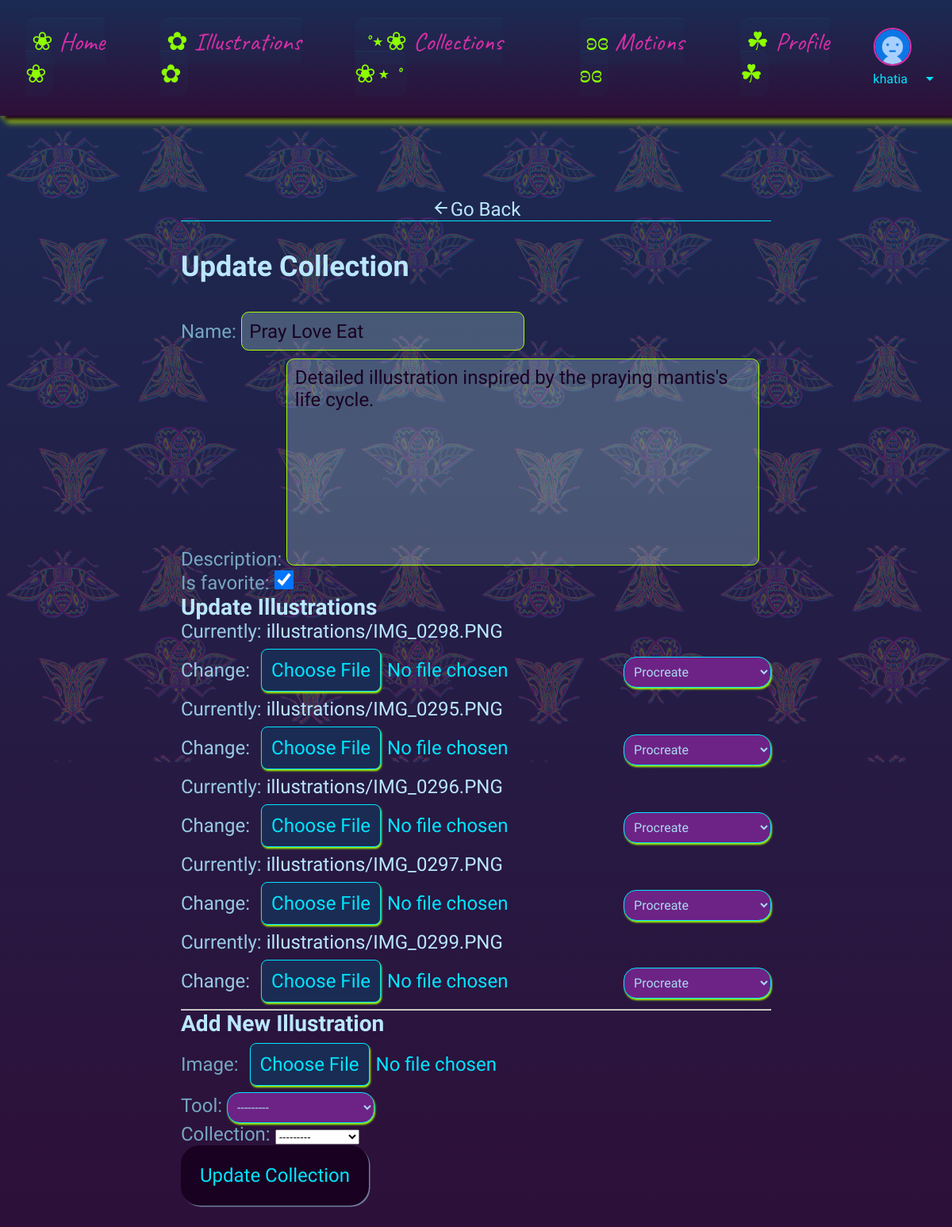
/collection/1/update/ (signed in), run on the app's committed database.
### myapp/models.py (models this page shows, shortened)
class User(AbstractUser):
    collections = models.ManyToManyField(Collections, blank= True, related_name="myapp_user")
    avatar = models.ImageField(null=True, default= 'avatar.png' )

class Collections(models.Model):
    name = models.CharField(max_length=200)
    description = models.TextField(blank=True, null=True)
    created_at = models.DateTimeField(auto_now_add=True)
    is_favorite = models.BooleanField(default=False)
    def __str__(self):
        return self.name

class Illustration(models.Model):
    image = models.ImageField(upload_to='illustrations/')
    name = models.CharField(max_length=200)
    description = models.TextField(blank=True, null=True)
    tool = models.ForeignKey(Tools, related_name='tool',on_delete=models.CASCADE)
    collection = models.ForeignKey(Collections, related_name='illustrations', on_delete=models.CASCADE, null=True, blank=True)

### myapp/views.py (the view)
# urls.py: path('collection/<int:collection_id>/update/', views.update_collection, name='update_collection'),
@superuser_required
def update_collection(request, collection_id):
    collection = get_object_or_404(Collections, id=collection_id)
    collection_form = CollectionUpdateForm(instance=collection)
    illustrations = Illustration.objects.filter(collection=collection)
    illustration_forms = [IllustrationForm(instance=illustration) for illustration in illustrations]
    if request.method == "POST":
        collection_form = CollectionUpdateForm(request.POST, instance=collection)
        if collection_form.is_valid():
            updated_collection = collection_form.save(commit=False)
            updated_collection.save()
            for form in illustration_forms:
                if form.is_valid():
                    form.save()
            new_illustration_form = IllustrationForm(request.POST, request.FILES)
            if new_illustration_form.is_valid():
                new_illustration = new_illustration_form.save(commit=False)
                new_illustration.collection = collection
                new_illustration.save()
            return redirect('collection_detail', collection.id)
    else:
        new_illustration_form = IllustrationForm()
    return render(request, 'myapp/update_collection.html', {
        'collection_form': collection_form,
        'illustration_forms': illustration_forms,
        'new_illustration_form': new_illustration_form,
        'collection': collection
    })

### myapp/forms.py
class CollectionUpdateForm(ModelForm):
    class Meta:
        model = Collections
        fields = '__all__'

class IllustrationForm(forms.ModelForm):
    class Meta:
        model = Illustration
        fields = ['image', 'tool', 'collection']
        widgets = {
            'collection': forms.Select(attrs={'required': False}),
        }

### myapp/models.py (called while the page is built)
    def __str__(self):
        return self.name

### myapp/views.py (called while the page is built)
def superuser_required(view_func):
    @wraps(view_func)
    def _wrapped_view(request, *args, **kwargs):
        if not request.user.is_authenticated:
            from django.contrib.auth.views import redirect_to_login
            return redirect_to_login(request.get_full_path())
        if not request.user.is_superuser:
            return HttpResponseForbidden("You are not allowed to perform this action.")
        return view_func(request, *args, **kwargs)
    return _wrapped_view

### myapp/templates/myapp/update_collection.html (shortened to what this page needs)
{% extends 'main.html' %}
{% block content %}
<div class="delete-container" style="flex-direction: column;">
<a href="{{ request.META.HTTP_REFERER }}" class="go-back"> <span class="material-icons md-light">arrow_back</span> Go Back</a>
<h2>Update Collection</h2>
<form action="" method="POST" enctype="multipart/form-data">
    {{ collection_form.as_p }}
    <h3>Update Illustrations</h3>
    {% for form in illustration_forms %}
        <div>
            {{ form.image }}
            {{ form.tool }}
        </div>
    {% endfor %}
    <hr>
    <h3>Add New Illustration</h3>
    {{ new_illustration_form.as_p }}
    <input type="submit" name="update_collection" value="Update Collection" class="add-file-btn">
</form>
</div>
{% endblock %}

### templates/navbar.html (shortened to what this page needs)
{% load static %}
  <nav class="navbar navbar-expand-lg bg-body-tertiary">
    <div class="container-fluid">
      <div class="collapse navbar-collapse" id="navbarNavDropdown" style="z-index: 100000000 !important;">
        <ul class="navbar-nav">
          <li class="nav-item">
            <a class="nav-link active" aria-current="page" href="{% url 'home' %}"><span>❀</span> Home <span>❀</span></a>
          </li>
          <li class="nav-item">
            <a class="nav-link active" aria-current="page" href="{% url 'illustrations' %}"><span>✿</span> Illustrations<span> ✿</span></a>
          </li>
          <li class="nav-item">
            <a class="nav-link active" aria-current="page" href="{% url 'collections' %}"><span>˚⋆❀ </span> Collections <span>❀⋆˚</span> </a>
          </li>
          <li class="nav-item">
            <a class="nav-link active" aria-current="page" href="{% url 'motions' %}"><span>ʚɞ</span> Motions <span>ʚɞ</span></a>
          </li>
          {% if request.user.is_authenticated %}
          {%if  request.user.is_superuser %}
                <li class="nav-item">
                  <a class="nav-link active" aria-current="page" href="{% url 'profile' request.user.id %}"><span>☘︎</span> Profile <span>☘︎</span></a>
                </li>
          {% endif %}
          <div class="dropdown">
            <div class="">
            <a href="{% url 'profile' request.user.id %}">
              <img src="{{ request.user.avatar.url }}" alt="" style="width: 2.5em; height: 2.5em; border-radius: 100%;">
            </a>
            <a class="nav-link dropdown-toggle" role="button" data-bs-toggle="dropdown" aria-expanded="false" >
              <p>{{request.user.username}} <span class="material-icons md-light">arrow_drop_down</span> </p>
            </a>
          </div>
          </div>
              {% else %}
              <li class="nav-item">
                <a class="nav-link active" aria-current="page" href="{% url 'login'%}">LogIn</a>
              </li>
          {% endif %}
        </ul>
      </div>
    </div>
  </nav>

### static/styles/styles.css (style rules this page uses)
li { list-style: none; }
a { text-decoration: none; color: #bae7ff; }
h3, h2 { color: #bae7ff; }
p { color:#75a7c2; }
body { background: linear-gradient(180deg, #1a2c54 0%, #2e0f38 100%); background-repeat:no-repeat; font-family: Playwrite IT Moderna; display: flex; flex-direction: column; align-items: center; min-height:120vh; position: relative; }
body::before { content: ''; position: absolute; background: url('../files/icons/Untitled_Artwork (5).png') 0 0 / 100px 100px repeat ; background-size: 25%; width: 100%; min-height: 120vh; z-index: -100; opacity: 0.2; filter: drop-shadow(rgb(7, 193, 255) 1px 1px 0.3px ); }
.navbar { display: flex; background: linear-gradient(180deg, #1a2c54 0%, #2e0f38 100% ); padding: 1rem; width: 100%; filter: drop-shadow(rgb(195, 255, 0) 3px 3px 3px ); box-shadow: #190121 5px 5px 5px; z-index: 5000 !important; margin-bottom: 2rem !important; }
.navbar-collapse { display: none; }
nav ul { display: none; display: flex; flex-direction: column; justify-content: space-evenly; align-items: flex-start; z-index: 5000; }
nav ul li { list-style: none; padding: 1rem; }
nav ul li a { text-decoration: none; margin: 10px; color: #d82ea6; font-size: 3rem; border-radius: 0.4em; transition: box-shadow 0.2s ease-in-out; font-family: Caveat; background-color: #00e5ff04; border-top: 0.2px solid #00e5ff0e; }
nav ul li a span { color: rgb(141, 255, 1); }
.dropdown { display: flex; align-items: center; justify-content: center; cursor: pointer; }
.dropdown p { display: flex; align-items: center; justify-content: center; gap: 1em; color: #9dff00 !important; font-size: 2rem; }
.dropdown a img { border-radius: 50%; border: 2px solid #d82ea6; width: 5rem !important; height: 5rem !important; object-fit:cover; }
.add-file-btn { all: unset; box-shadow: rgba(154, 197, 220, 0.601) 1.5px 1.5px 0.3px ; padding: 1em; border-radius: 1em; cursor: pointer; background-color: #190121; transition: 0.3s; }
.delete-container { display: flex; gap: 1.5em; }
.delete-container { margin: 3em 0; font-size: 1.5em; }
.delete-container input { color: #00e5ff; }
.go-back { display: flex; justify-content: center; border-bottom: #00e5ff solid 1px; height: fit-content; transition: filter 0.3s ease-in; }
.delete-container div { color: #98cae5; }
#id_image { all: unset !important; color: #00e5ff !important; margin: 0.5rem; }
#id_tool { border:solid 1px #00e5ff !important; background-color: #6d2385 !important; color: #aad9f2 !important; padding: 0.5em; border-radius: 1em; font-family: Playwrite IT Moderna ; font-size: 1rem !important; filter: drop-shadow(rgb(166, 255, 0) 1px 2px 1px ); }
#id_tool option { font-size: 1rem !important; }
#id_description { all: unset; border: solid 1px rgb(166, 255, 0) ; background: transparent; color: #190121; padding: 0.4em; border-radius: 0.4em; margin-top: 0.4em; background-color: #bbeef441; height: 10em; }
#id_name { all: unset; border: solid 1px rgb(166, 255, 0) ; border-radius: 0.4em; padding: 0.4em; color: #b6d9ec; background-color: #bbeef441; color: #190121; }
#id_is_favorite { width: 1.5rem !important; height: 1.5rem !important; padding: 0.4em !important; }
@media (min-width: 1024px) and (max-width: 5600px) { .navbar { display: flex; justify-content: center; } }
@media (min-width: 1024px) and (max-width: 5600px) { .navbar-collapse { display: flex !important; } }
@media (min-width: 1024px) and (max-width: 5600px) { nav ul { display: flex; flex-direction: row; justify-content: center; align-items: center !important; } }
@media (min-width: 1024px) and (max-width: 5600px) { nav ul li a { font-size: 2rem; padding: 0.5rem !important; margin: 0; } }
@media (min-width: 1024px) and (max-width: 5600px) { .dropdown p { display: flex; align-items: center; justify-content: center; gap: 1em; color: #00e5ff !important; font-size: 1rem; } }
@media (min-width: 1024px) and (max-width: 5600px) { .dropdown a img { width: 3rem !important; height: 3rem !important; } }

### data on the page
User: user.avatar (placeholder picture), user.username "khatia"
Collections: name "Pray Love Eat", description "Detailed illustration inspired by the praying mantis's life cycle.", is_favorite "☑"
Illustration: tool "Procreate"
Illustration: tool "Procreate"
Illustration: tool "Procreate"
Illustration: tool "Procreate"
Illustration: tool "Procreate"
